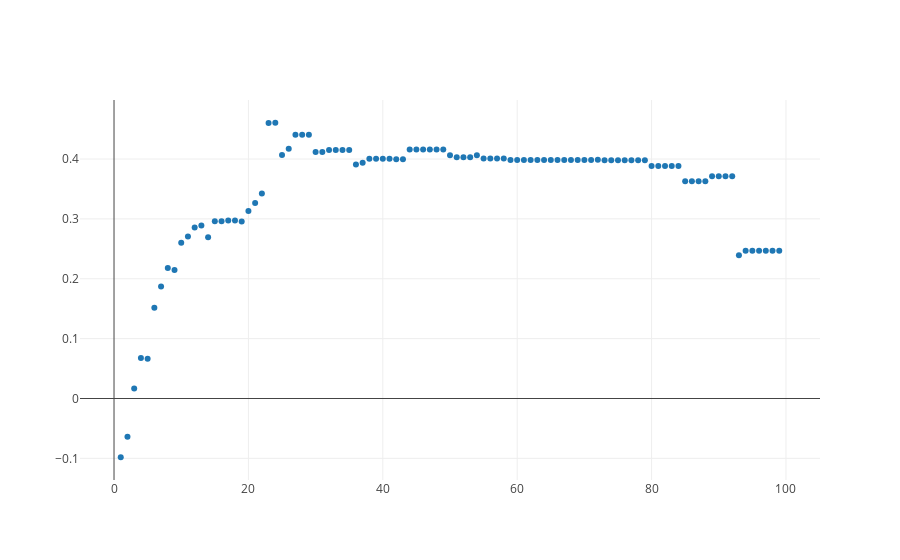

Notebook cell for this chart:
### Code cell
trace = trace_values(num_sample_scores[:, 0], num_sample_scores[:, 1])
plot([trace])
